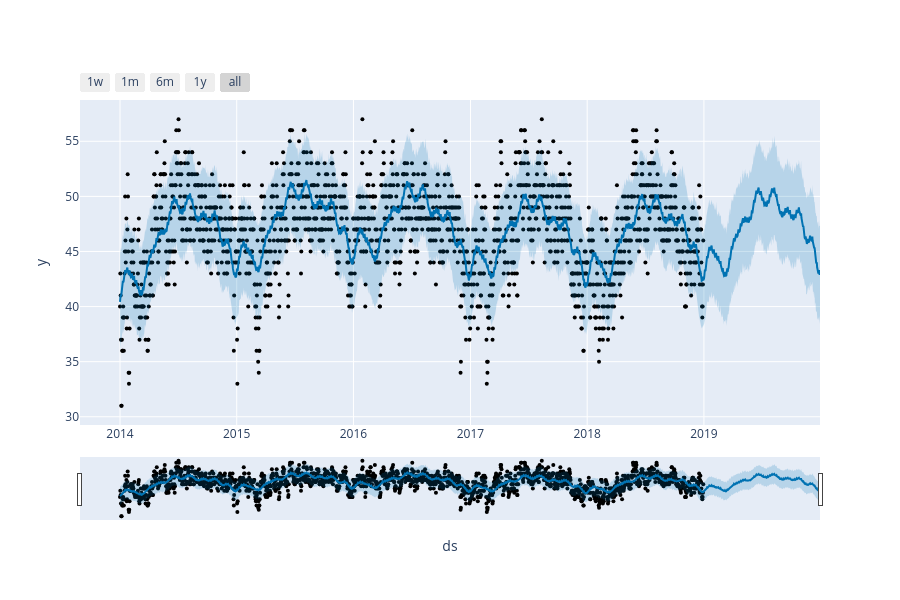

The code cell stored with this chart in its notebook:
### Code cell
from prophet import Prophet
from prophet.plot import plot_plotly, plot_components_plotly
model = Prophet()
model.fit(forecast_data)
forecasts = model.make_future_dataframe(periods = 365)
predictions = model.predict(forecasts)
plot_plotly(model, predictions)

### Figure 1 — Plotly figure (JSON) as saved in the notebook; plotly's stock layout.template omitted (floating-point values rounded to 4 significant figures; data arrays with more than 128 entries replaced by an {"elided": "..."} marker saying what was removed)
{"data": [{"marker": {"color": "black", "size": 4}, "mode": "markers", "name": "Actual", "type": "scatter", "x": {"elided": "1821 str values"}, "y": {"elided": "1821 int values"}}, {"hoverinfo": "skip", "line": {"width": 0}, "mode": "lines", "type": "scatter", "x": {"elided": "2186 str values"}, "y": {"elided": "2186 float values"}}, {"fill": "tonexty", "fillcolor": "rgba(0, 114, 178, 0.2)", "line": {"color": "#0072B2", "width": 2}, "mode": "lines", "name": "Predicted", "type": "scatter", "x": {"elided": "2186 str values"}, "y": {"elided": "2186 float values"}}, {"fill": "tonexty", "fillcolor": "rgba(0, 114, 178, 0.2)", "hoverinfo": "skip", "line": {"width": 0}, "mode": "lines", "type": "scatter", "x": {"elided": "2186 str values"}, "y": {"elided": "2186 float values"}}], "layout": {"height": 600, "showlegend": false, "width": 900, "xaxis": {"rangeselector": {"buttons": [{"count": 7, "label": "1w", "step": "day", "stepmode": "backward"}, {"count": 1, "label": "1m", "step": "month", "stepmode": "backward"}, {"count": 6, "label": "6m", "step": "month", "stepmode": "backward"}, {"count": 1, "label": "1y", "step": "year", "stepmode": "backward"}, {"step": "all"}]}, "rangeslider": {"visible": true}, "title": {"text": "ds"}, "type": "date"}, "yaxis": {"title": {"text": "y"}}}}
